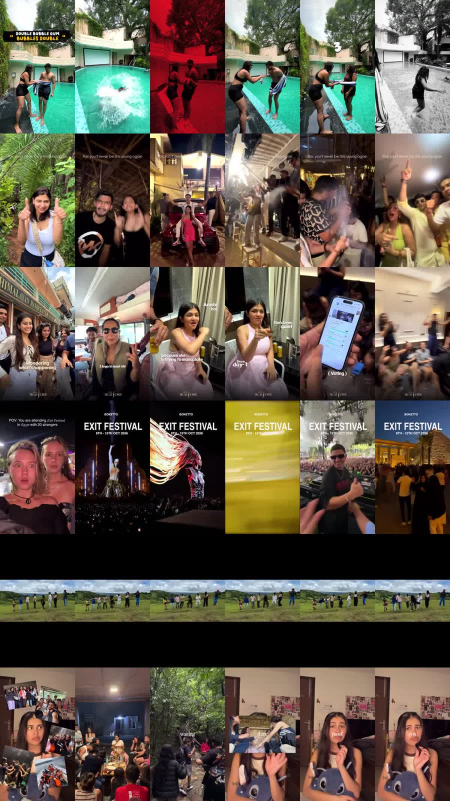
#> input picture marketing/research/frames/ACC_bokettotravels.jpg, 900 x 1602 px (shown at 1/2 size)
$ python textstyles.py ../research/frames/drive2_photos.jpg ../research/frames/ACC_bokettotravels.jpg ../research/frames/ACC_bokettotravels.jpg ../research/frames/ACC_bokettotravels.jpg ../research/frames/ACC_bokettotravels.jpg
#> lines starting #> are read from the running program, lines starting #| are printed output that depends on the picture
import sys
from PIL import Image, ImageDraw, ImageFont, ImageFilter
S=sys.argv[1]; F=lambda n,s: ImageFont.truetype(f"{S}/fonts/{n}",s)
def bg(p):
    im=Image.open(p).convert("RGBA"); w,h=im.size; s=max(1080/w,1920/h); im=im.resize((int(w*s),int(h*s))); return im.crop(((im.width-1080)//2,(im.height-1920)//2,(im.width-1080)//2+1080,(im.height-1920)//2+1920))
#> after `w, h = im.size`: w = 900; h = 1602
#> after `s = max(1080 / w, 1920 / h)`: s = 1.2
#> after `im = im.resize((int(w * s), int(h * s)))`:
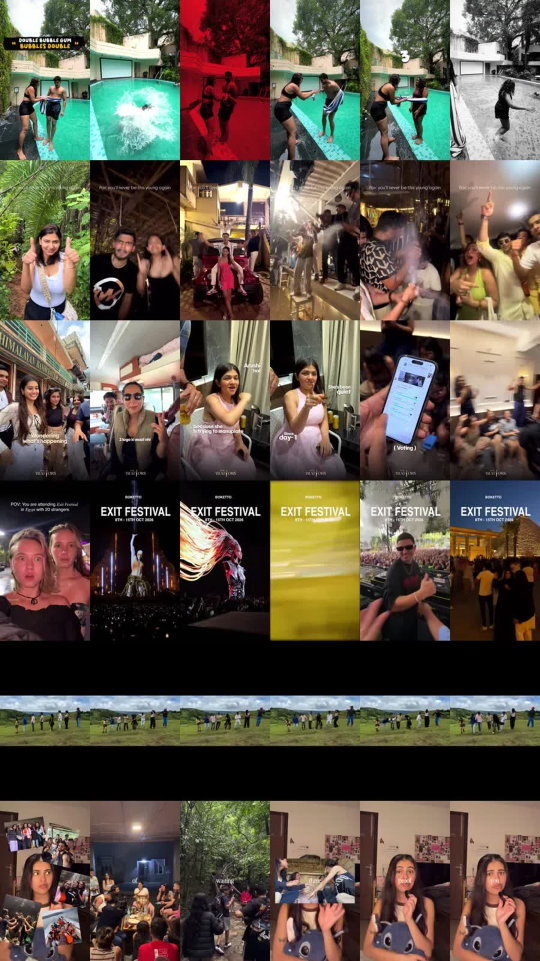
#> im: PIL image 1080x1922 RGBA (shown at 1/2 size); mean R, G, B, A 93, 83.3, 71.7, 255
def shadow(im,draw_fn,blur=8,a=150):
#> called with blur = 8, a = 150
    sh=Image.new("RGBA",im.size,(0,0,0,0)); draw_fn(ImageDraw.Draw(sh),(0,0,0,a)); im.alpha_composite(sh.filter(ImageFilter.GaussianBlur(blur)))
#> after `sh = Image.new('RGBA', im.size, (0, 0, 0, 0))`: sh: PIL image 1080x1920 RGBA; every value is 0
#> after `draw_fn(ImageDraw.Draw(sh), (0, 0, 0, a))`:
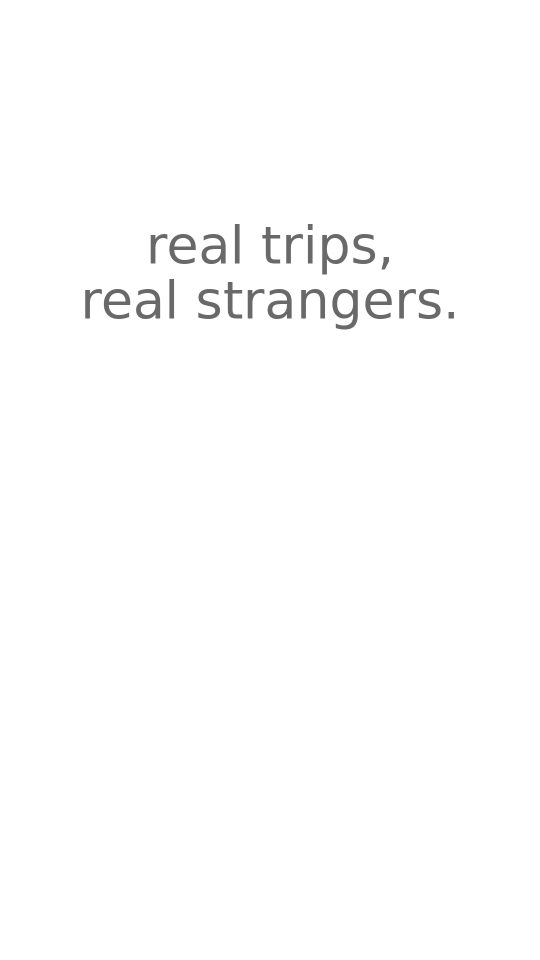
#> sh: PIL image 1080x1920 RGBA (shown at 1/2 size); mean R, G, B, A 0, 0, 0, 1.8; transparent parts drawn white
def ctext(d,y,t,f,fill,**k):
    w=d.textlength(t,font=f); d.text(((1080-w)/2,y),t,font=f,fill=fill,**k); return (1080-w)/2,w
CREAM=(246,235,217); Y=(255,214,10); ORG=(255,178,91); W=(255,255,255)
def s1(im):  # minimal aesthetic
    f=F("InstrumentSerif-Italic.woff",104); f2=F("Montserrat-Medium.woff",28)
    shadow(im,lambda d,c:(ctext(d,430,"real trips,",f,c),ctext(d,540,"real strangers.",f,c)))
    d=ImageDraw.Draw(im); ctext(d,430,"real trips,",f,W); ctext(d,540,"real strangers.",f,W)
    ctext(d,680,"K A N A T A L   ·   M A N A L I   ·   U D A I P U R",f2,CREAM)
def s2(im):  # editorial cream
    f=F("Playfair-BoldItalic.woff",110); f2=F("Montserrat-Medium.woff",30)
    shadow(im,lambda d,c:ctext(d,420,"Real trips.",f,c))
    d=ImageDraw.Draw(im); ctext(d,420,"Real trips.",f,CREAM)
    d.line((390,585,690,585),fill=CREAM,width=2); ctext(d,605,"N O   S T O C K   V I D E O S",f2,CREAM)
def s3(im):  # handwritten
    f=F("Caveat-Bold.woff",130)
    shadow(im,lambda d,c:ctext(d,420,"real trips, real people",f,c),blur=6)
    d=ImageDraw.Draw(im); x,w=ctext(d,420,"real trips, real people",f,W)
    d.arc((x+w*0.52,560,x+w,600),190,350,fill=Y,width=9)
def s4(im):  # bold modern
    f=F("Montserrat-ExtraBold.woff",96)
    d=ImageDraw.Draw(im); shadow(im,lambda d,c:ctext(d,420,"REAL TRIPS.",f,c))
    d=ImageDraw.Draw(im); ctext(d,420,"REAL TRIPS.",f,W)
    w=d.textlength("STRANGERS.",font=f); d.rectangle(((1080-w)/2-18,540,(1080+w)/2+18,655),fill=Y); ctext(d,542,"STRANGERS.",f,(20,20,20))
def s5(im):  # IG label (Book of Trips style)
    f=F("SpaceMono-Bold.woff",44); d=ImageDraw.Draw(im)
    for i,t in enumerate(["Real trips | Real strangers","Kanatal · Manali · Udaipur"]):
        w=d.textlength(t,font=f); y=440+i*86; d.rounded_rectangle(((1080-w)/2-24,y-12,(1080+w)/2+24,y+60),10,fill=(255,255,255,240)); ctext(d,y,t,f,(15,15,15))
def s6(im):  # sunset accent serif
    f=F("Cormorant-SemiBoldItalic.woff",120); f2=F("Cormorant-SemiBoldItalic.woff",120)
    shadow(im,lambda d,c:(ctext(d,400,"Pehle strangers,",f,c),ctext(d,525,"phir family.",f2,c)))
    d=ImageDraw.Draw(im); ctext(d,400,"Pehle strangers,",f,W); ctext(d,525,"phir family.",f2,ORG)
styles=[("1 Minimal",s1),("2 Editorial cream",s2),("3 Handwritten",s3),("4 Bold modern",s4),("5 IG label",s5),("6 Sunset serif",s6)]
for bgp,out in [(sys.argv[2],sys.argv[3]),(sys.argv[4],sys.argv[5])]:
    tiles=[]
    for name,fn in styles:
        im=bg(bgp); fn(im); im=im.convert("RGB").resize((360,640)); t=Image.new("RGB",(360,690),"white"); t.paste(im,(0,50))
#> after `fn(im)`:
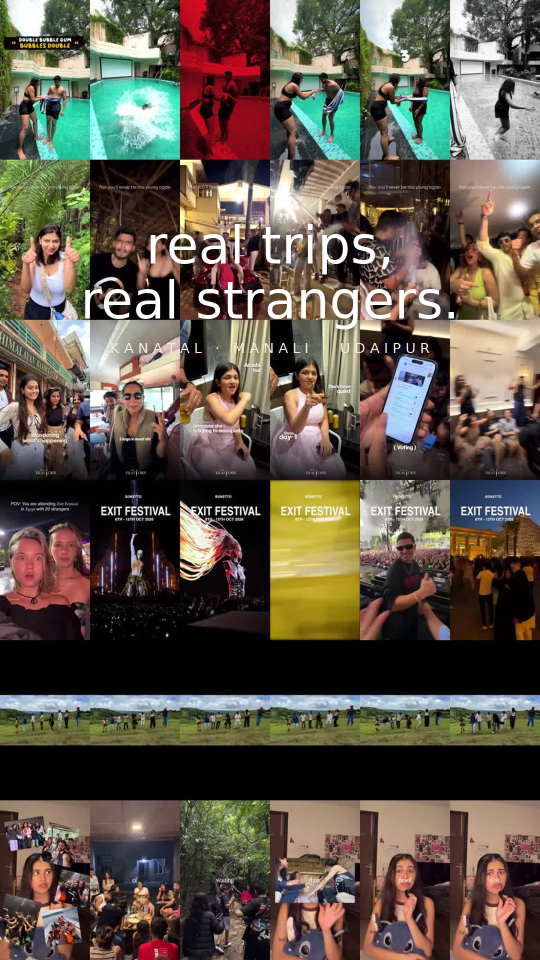
#> im: PIL image 1080x1920 RGBA (shown at 1/2 size); mean R, G, B, A 94.7, 85.4, 74, 255
#> after `im = im.convert('RGB').resize((360, 640))`:
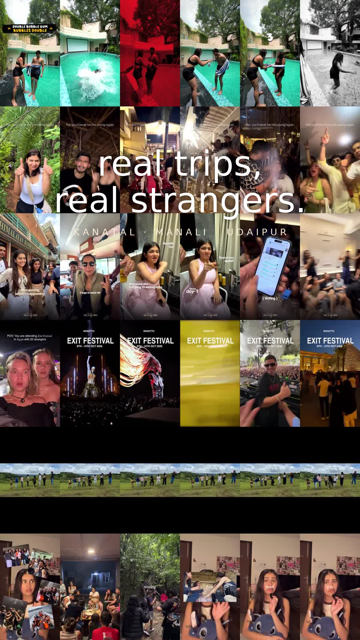
#> im: PIL image 360x640 RGB; mean R, G, B 94.7, 85.4, 73.9
#> after `t = Image.new('RGB', (360, 690), 'white')`: t: PIL image 360x690 RGB; every value is 255
#> after `t.paste(im, (0, 50))`:
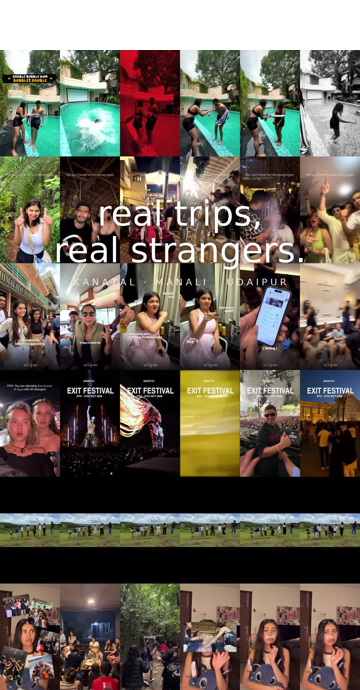
#> t: PIL image 360x690 RGB; mean R, G, B 106.3, 97.7, 87.1
        ImageDraw.Draw(t).text((10,8),name,font=F("Montserrat-ExtraBold.woff",28),fill="black"); tiles.append(t)
    sh=Image.new("RGB",(360*3+20,690*2+10),"white")
#> sh: PIL image 1100x1390 RGB; every value is 255
    for i,t in enumerate(tiles): sh.paste(t,((i%3)*370,(i//3)*700))
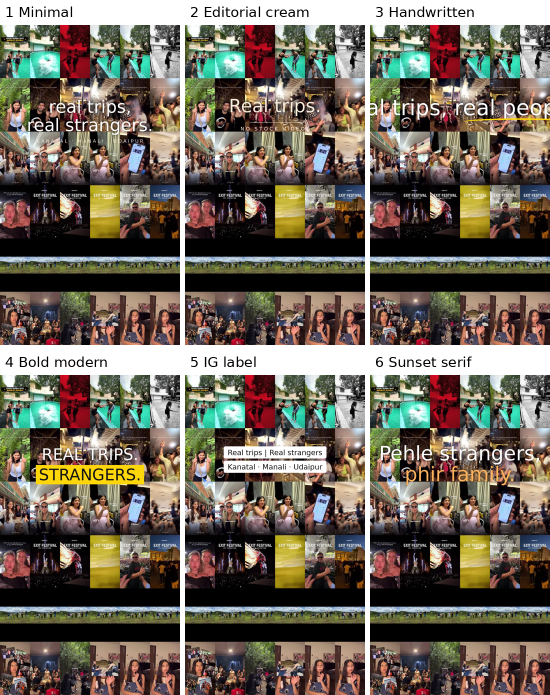
#> sh: PIL image 1100x1390 RGB (shown at 1/2 size); mean R, G, B 110.1, 101.6, 90.3
    sh.save(out,quality=88)
